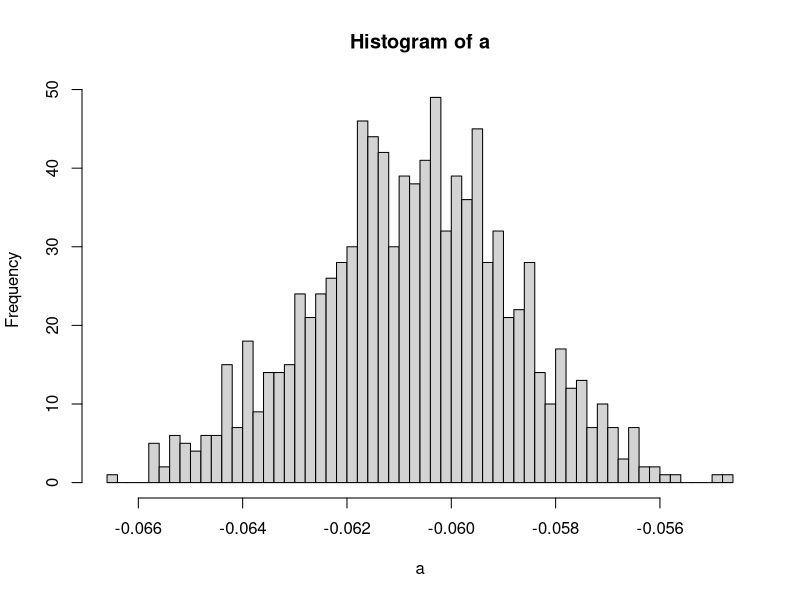

Generate this figure with R:
## ---- chunk 1
library(tidyverse)
## ---- chunk 2
d = read_csv("../pset2/english.csv")
d$RT = d$RTlexdec
## ---- chunk 3

## ---- chunk 4

## ---- chunk 5
l = lm(data=d, RT ~ Familiarity)
d$Resid = residuals(l)
sqrt(sum(d$Resid^2)/((nrow(d) - 2) * sum((d$Familiarity - mean(d$Familiarity))^2)))

a = NULL
for (i in 1:1000) {
  d.new = sample_n(d, nrow(d), replace=T)
  l = lm(data=d.new, RT ~ Familiarity)
  fam.coef = coef(l)[2]
  a = append(a, fam.coef)
}

hist(a, breaks=50)
sd(a)
summary(l)

-.063/sd(a)


## ---- chunk 6

## ---- chunk 7

## ---- chunk 8

